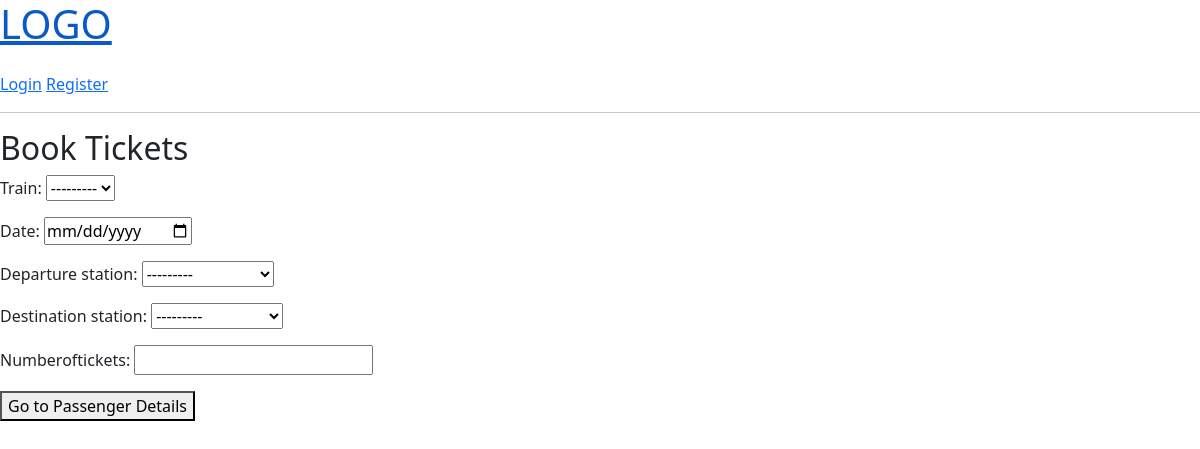
The app's page /book-ticket/, older data.
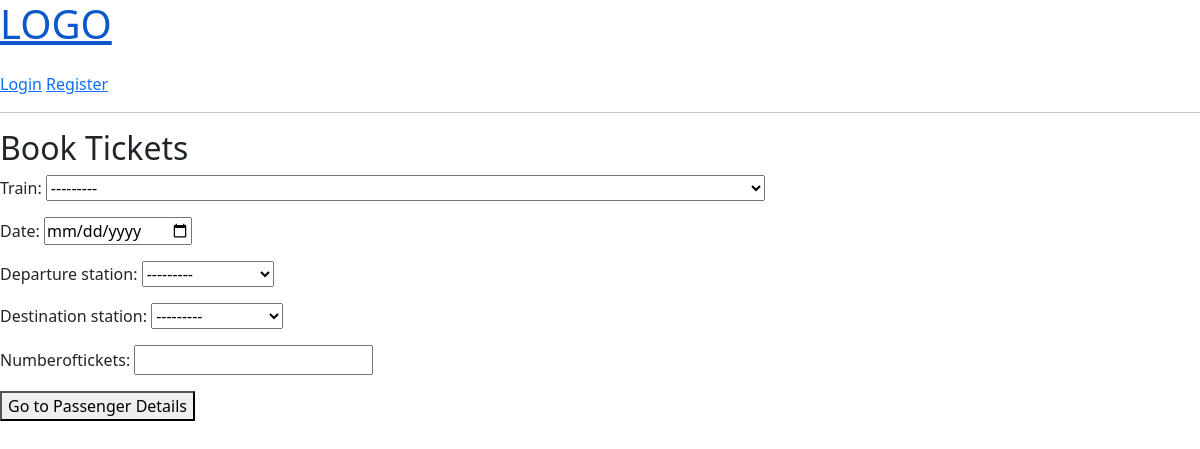
The same page, newer data.
### tickets/models.py (models this page shows, shortened)
class Ticket(models.Model):
    statusChoices = (
        ('waiting','Waiting'),
        ('confirmed','Confirmed'),
        ('cancelled','Cancelled')
    )
    user = models.ForeignKey(User, on_delete=models.CASCADE)
    train = models.ForeignKey(TrainRun, on_delete=models.CASCADE)
    date = models.DateField(null=True)
    departure_station = models.ForeignKey(Station, on_delete=models.CASCADE, related_name='departure_tickets')
    destination_station = models.ForeignKey(Station, on_delete=models.CASCADE, related_name='destination_tickets')
    booking_time = models.DateTimeField(auto_now_add=True)
    passenger = models.OneToOneField(Passenger, on_delete=models.CASCADE, null=True, related_name='tickets')
    seatNumber = models.PositiveIntegerField(null=False, default=0)
    id = models.UUIDField(default=uuid.uuid4, editable=False, unique=True, primary_key=True)
    status = models.CharField(max_length=10, choices=statusChoices, null=True)

### trains/models.py (models this page shows)
class TrainRun(models.Model):
    train = models.ForeignKey(Train, on_delete=models.CASCADE, related_name='train_runs')
    departure_date = models.DateField()
    arrival_date = models.DateField()
    numberOfAvailableSeats = models.IntegerField(default=12)
    fare = models.IntegerField(default=100, null=False)
    def __str__(self):
        return f"TrainRun for Train: {self.train} - Departure: {self.departure_date} - Arrival: {self.arrival_date}"

### tickets/views.py (the view, shortened to what this page needs)
# urls.py: path('book-ticket/', tickets_views.TicketBookingView, name='book-ticket'),
def TicketBookingView(request):
    message = None
    form = TicketBookingForm()
    context = {'form': form, 'message': message}
    return render(request, 'tickets/book_ticket.html', context)

### tickets/forms.py
class TicketBookingForm(forms.ModelForm):
    numberOfTickets = forms.IntegerField()
    class Meta:
        model = Ticket
        fields = ['train', 'date', 'departure_station', 'destination_station']
        widgets = {
            'date': forms.DateInput(attrs={'type': 'date'}),
        }

### stations/models.py (called while the page is built)
    def __str__(self):
        return f'{self.stationCode} : {self.stationName}'

### trains/models.py (called while the page is built)
    def __str__(self):
        return f"{self.trainNumber} - {self.trainName}"

### tickets/templates/tickets/book_ticket.html (shortened to what this page needs)
{% extends 'main.html' %}
{% block content %}
  <h2>Book Tickets</h2>
  <form method="post" action=''>
    {{ form.as_p }}
    <button type="submit">Go to Passenger Details</button>
  </form>
{% endblock %}

### templates/main.html (shortened to what this page needs)
<!DOCTYPE html>
<html lang="en">
<head>
    <link href="https://cdn.jsdelivr.net/npm/bootstrap@5.3.2/dist/css/bootstrap.min.css" rel="stylesheet">
</head>
<body>
    {% include 'navbar.html' %}
    {% block content %}
    {% endblock %}
</body>
</html>

### templates/navbar.html
<a href="/">
    <h1 class="mb-4">LOGO</h1>
</a>
{% if request.user.is_authenticated %}
<a class="" href="{% url 'logout' %}">Logout</a>
{% else %}
<a class="" href="{% url 'login' %}">Login</a>
{% endif %}
<a href="{% url 'register' %}">Register</a>
<hr>

Row changes from the older to the newer data that the page shows:
added TrainRun: train "---------"
